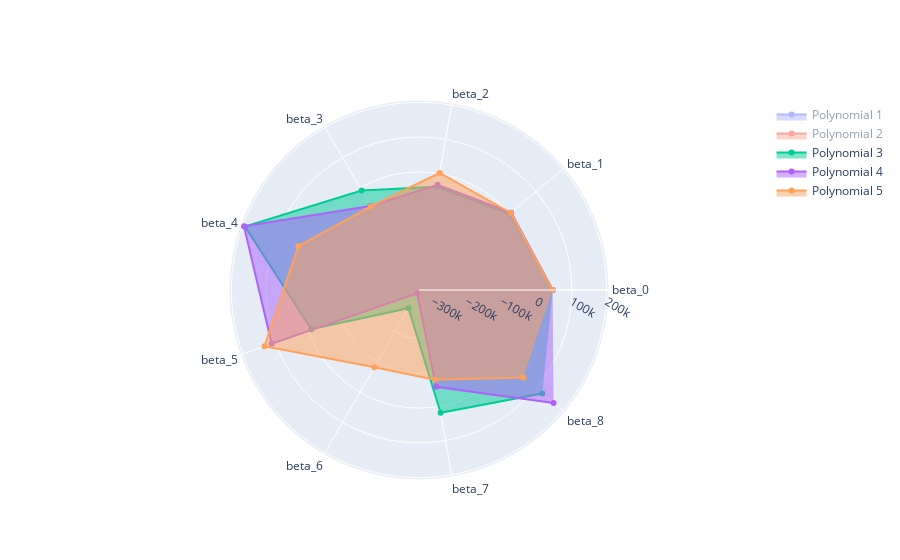

The notebook cell this image was saved under:
### Markdown cell above
**Introduction to plotly**

... task pending!

### Code cell
import plotly.graph_objects as go

categories = [f'beta_{n}' for n in range(poly_deg+1)]


fig = go.Figure()


for count, coeflist in enumerate(polyCoefList, start=1):
    fig.add_trace(go.Scatterpolar(
          r=coeflist,
          theta=categories,
          fill='toself',
          name=f'Polynomial {count}'
    ))

#data_norm = (coeflist - np.min(coeflist))/ (np.max(coeflist)- np.min(coeflist))
    
fig.update_layout(
  polar=dict(
    radialaxis=dict(
      visible=True
    )),
  showlegend=True
)

fig.show()

### Figure 1 — Plotly figure (JSON) as saved in the notebook; plotly's stock layout.template omitted (floating-point values rounded to 4 significant figures)
{"data": [{"fill": "toself", "name": "Polynomial 1", "r": [44390.0, 6288.0, -45220.0, -56740.0, 258900.0, 96410.0, -422800.0, -45520.0, 209100.0], "theta": ["beta_0", "beta_1", "beta_2", "beta_3", "beta_4", "beta_5", "beta_6", "beta_7", "beta_8"], "type": "scatterpolar", "visible": "legendonly"}, {"fill": "toself", "name": "Polynomial 2", "r": [44540.0, -104.8, -37320.0, 8010.0, 181900.0, -44190.0, -257400.0, 37920.0, 111800.0], "theta": ["beta_0", "beta_1", "beta_2", "beta_3", "beta_4", "beta_5", "beta_6", "beta_7", "beta_8"], "type": "scatterpolar", "visible": "legendonly"}, {"fill": "toself", "name": "Polynomial 3", "r": [44690.0, 1716.0, -38210.0, -9322.0, 192700.0, -9867.0, -278600.0, 18810.0, 123000.0], "theta": ["beta_0", "beta_1", "beta_2", "beta_3", "beta_4", "beta_5", "beta_6", "beta_7", "beta_8"], "type": "scatterpolar", "visible": true}, {"fill": "toself", "name": "Polynomial 4", "r": [44660.0, 6319.0, -32390.0, -60440.0, 195700.0, 111100.0, -328400.0, -56910.0, 165300.0], "theta": ["beta_0", "beta_1", "beta_2", "beta_3", "beta_4", "beta_5", "beta_6", "beta_7", "beta_8"], "type": "scatterpolar", "visible": true}, {"fill": "toself", "name": "Polynomial 5", "r": [44000.0, 5178.0, 2055.0, -62090.0, 29540.0, 133100.0, -82970.0, -77420.0, 52130.0], "theta": ["beta_0", "beta_1", "beta_2", "beta_3", "beta_4", "beta_5", "beta_6", "beta_7", "beta_8"], "type": "scatterpolar", "visible": true}], "layout": {"autosize": true, "polar": {"angularaxis": {"type": "category"}, "radialaxis": {"autorange": true, "range": [-352200.0, 219500.0], "type": "linear", "visible": true}}, "showlegend": true}}
